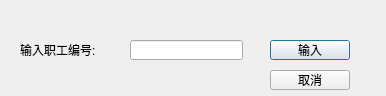
<?xml version="1.0" encoding="UTF-8"?>
<ui version="4.0">
 <class>inputid</class>
 <widget class="QDialog" name="inputid">
  <property name="geometry">
   <rect>
    <x>0</x>
    <y>0</y>
    <width>386</width>
    <height>96</height>
   </rect>
  </property>
  <property name="windowTitle">
   <string>输入窗口</string>
  </property>
  <widget class="QLabel" name="label">
   <property name="geometry">
    <rect>
     <x>20</x>
     <y>40</y>
     <width>111</width>
     <height>20</height>
    </rect>
   </property>
   <property name="text">
    <string>输入职工编号:</string>
   </property>
  </widget>
  <widget class="QPushButton" name="pushButton">
   <property name="geometry">
    <rect>
     <x>270</x>
     <y>40</y>
     <width>80</width>
     <height>20</height>
    </rect>
   </property>
   <property name="text">
    <string>输入</string>
   </property>
  </widget>
  <widget class="QLineEdit" name="lineEdit">
   <property name="enabled">
    <bool>true</bool>
   </property>
   <property name="geometry">
    <rect>
     <x>130</x>
     <y>40</y>
     <width>113</width>
     <height>20</height>
    </rect>
   </property>
   <property name="text">
    <string/>
   </property>
  </widget>
  <widget class="QPushButton" name="pushButton_2">
   <property name="geometry">
    <rect>
     <x>270</x>
     <y>70</y>
     <width>80</width>
     <height>20</height>
    </rect>
   </property>
   <property name="text">
    <string>取消</string>
   </property>
  </widget>
 </widget>
 <resources/>
 <connections/>
</ui>
